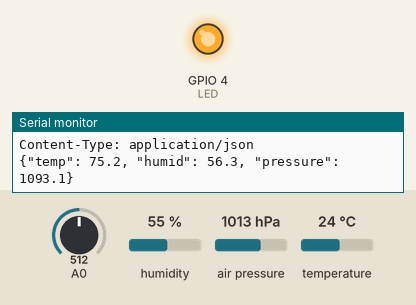
Bench run of a sketch on a simulated ESP8266 (NodeMCU). Shown: output pins drawn as LEDs (lit = HIGH), the last lines printed to the serial monitor. Inputs (shaded band) come from the test bench; at power-on: A0 = 512, humidity 55 %, air pressure 1013 hPa, temperature 24 °C. WiFi joins after 1.5 s; servers stay silent unless stated; uploads are accepted with an empty reply.

Above: at 14.5 s.
At 52.0 s:
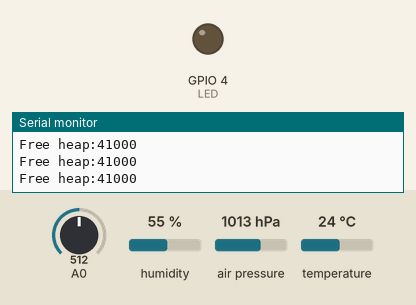
Timing chart, 0 to 59.4 s (numbered marks = the images above):
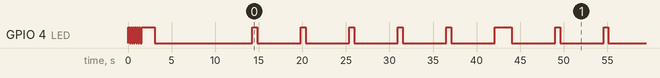

The sketch:

BME280_ESP8266.ino
```cpp
#include <ESP8266WiFi.h>
#include <Wire.h>
#include <ESP.h>
#include <Time.h>
#include "BME280.h"
#include "ambient.h"
#include "SensorCorpus.h"
extern "C" {
#include "user_interface.h"
}
extern void ntp_setup();
extern void ntp_get();

#define LED 4
#define SDA 14
#define SCL 13

const char* ssid = "sakura001";
const char* password = "12345678";

const char* key1 = "6fea67c2-9e3d-4a51-bc35-4dfe82f63436";
const char* key2 = "f07e50be-c695-4e09-a054-69caf09c9334";

const char* session = "6fdf50247708ffec73ab58c0d920ac9e70b5bf008e28eeb5b8849f76c2e6507b";

WiFiClient client;
AMBIENT ambient1(key1, &client);
AMBIENT ambient2(key2, &client);

SensorCorpus *sensorcorpus;

BME280 bme280;

int interval = 0;

void setup()
{
  Serial.print("Free heap:");
  Serial.println(ESP.getFreeHeap(),DEC);

    Serial.begin(115200);
    delay(50);
    Serial.println("Start");
    pinMode(LED, OUTPUT);

    WiFi.begin(ssid, password);

    while (WiFi.status() != WL_CONNECTED) {
      digitalWrite(LED, HIGH);
      delay(125);
      digitalWrite(LED, LOW);
      delay(125);
      digitalWrite(LED, HIGH);
      delay(125);
      digitalWrite(LED, LOW);
      delay(125);
      Serial.print(".");
    }
    digitalWrite(LED, HIGH);
    delay(1500);
    digitalWrite(LED, LOW);

    Serial.println("WiFi connected");
    Serial.print("IP address: ");
    Serial.println(WiFi.localIP());

    sensorcorpus = new SensorCorpus(session, &client);

    ntp_setup();
    ntp_get();

    bme280.begin(SDA, SCL);
    delay(200);
}


void loop()
{
    double temp = 0.0, pressure = 0.0, humid=0.0;
    char tempbuf[8];
    char humidbuf[8];
    char pressurebuf[8];
    char luxbuf[8];

    temp = bme280.readTemperature();
    humid = bme280.readHumidity();
    pressure = bme280.readPressure();

    Serial.print("temp: ");
    Serial.print(temp);
    Serial.print(" DegC,  humid: ");
    Serial.print(humid);
    Serial.print(" %, pressure: ");
    Serial.print(pressure);
    Serial.println(" hPa");

    ftoa(temp, tempbuf);
    ftoa(humid, humidbuf);
    ftoa(pressure, pressurebuf);

    digitalWrite(LED, HIGH);
    ambient1.post("temp", tempbuf, "humid", humidbuf, "pressure", pressurebuf);

    //read tout(analog) port (0-1023)
    uint adc = 0;
    adc = system_adc_read() * 5;
    itoa(adc, luxbuf, 10);
    Serial.println("Illuminance: " + String(adc) + " Lux");
    ambient2.post("temp", tempbuf, "humid", humidbuf, "lux", luxbuf);

    //Send data to SensorCorpus
    sensorcorpus->store("BM280_001_temp", "T", tempbuf);
    sensorcorpus->store("BM280_001_humid", "H", humidbuf);
    sensorcorpus->store("BM280_001_pressure", "PA", pressurebuf);
    sensorcorpus->store("NJL7502_001", "I", luxbuf);
    if (interval == 25) {
      sensorcorpus->send();
    }

    digitalWrite(LED, LOW);
    delay(5000);
    interval += 5;
    if (interval == 30) {
      interval = 0;
    }
}

void ftoa(double val, char *buf) {
  itoa((int)val, buf, 10);
  int i = strlen(buf);
  buf[i++] = '.';
  val = (int)(val * 10) % 10;
  itoa(val, &buf[i], 10);
}
```

BME280.cpp
```cpp
#include "BME280.h"

BME280::BME280() {
}

BME280::~BME280() {
}

void BME280::begin(int sda, int sck) {
  uint8_t osrs_t = 1;             //Temperature oversampling x 1
  uint8_t osrs_p = 1;             //Pressure oversampling x 1
  uint8_t osrs_h = 1;             //Humidity oversampling x 1
  uint8_t mode = 3;               //Normal mode
  uint8_t t_sb = 5;               //Tstandby 1000ms
  uint8_t filter = 0;             //Filter off
  uint8_t spi3w_en = 0;           //3-wire SPI Disable

  uint8_t ctrl_meas_reg = (osrs_t << 5) | (osrs_p << 2) | mode;
  uint8_t config_reg    = (t_sb << 5) | (filter << 2) | spi3w_en;
  uint8_t ctrl_hum_reg  = osrs_h;

  Wire.begin(sda, sck);

  writeReg(0xF2,ctrl_hum_reg);
  writeReg(0xF4,ctrl_meas_reg);
  writeReg(0xF5,config_reg);
  readTrim();                    //
}

double BME280::readTemperature(void) {
  unsigned long int temp_raw;
  signed long int var1, var2;

  int i = 0;
  uint32_t data[8];
  Wire.beginTransmission(BME280_ADDRESS);
  Wire.write(0xfa);
  Wire.endTransmission();
  Wire.requestFrom(BME280_ADDRESS,3);
  while(Wire.available()){
      data[i] = Wire.read();
      i++;
  }
  temp_raw = (data[0] << 12) | (data[1] << 4) | (data[2] >> 4);

  var1 = ((((temp_raw >> 3) - ((signed long int)dig_T1<<1))) * ((signed long int)dig_T2)) >> 11;
  var2 = (((((temp_raw >> 4) - ((signed long int)dig_T1)) * ((temp_raw>>4) - ((signed long int)dig_T1))) >> 12) * ((signed long int)dig_T3)) >> 14;

  t_fine = var1 + var2;

  return ((t_fine * 5 + 128) >> 8) / 100.0;
}

double BME280::readPressure(void) {
  unsigned long int pres_raw;
  signed long int var1, var2;
  unsigned long int P;

  int i = 0;
  uint32_t data[8];
  Wire.beginTransmission(BME280_ADDRESS);
  Wire.write(0xf7);
  Wire.endTransmission();
  Wire.requestFrom(BME280_ADDRESS,3);
  while(Wire.available()){
      data[i] = Wire.read();
      i++;
  }
  pres_raw = (data[0] << 12) | (data[1] << 4) | (data[2] >> 4);

  var1 = (((signed long int)t_fine)>>1) - (signed long int)64000;
  var2 = (((var1>>2) * (var1>>2)) >> 11) * ((signed long int)dig_P6);
  var2 = var2 + ((var1*((signed long int)dig_P5))<<1);
  var2 = (var2>>2)+(((signed long int)dig_P4)<<16);
  var1 = (((dig_P3 * (((var1>>2)*(var1>>2)) >> 13)) >>3) + ((((signed long int)dig_P2) * var1)>>1))>>18;
  var1 = ((((32768+var1))*((signed long int)dig_P1))>>15);
  if (var1 == 0) {
      return 0;
  }
  P = (((unsigned long int)(((signed long int)1048576)-pres_raw)-(var2>>12)))*3125;
  if(P<0x80000000) {
     P = (P << 1) / ((unsigned long int) var1);
  } else {
    P = (P / (unsigned long int)var1) * 2;
  }
  var1 = (((signed long int)dig_P9) * ((signed long int)(((P>>3) * (P>>3))>>13)))>>12;
  var2 = (((signed long int)(P>>2)) * ((signed long int)dig_P8))>>13;
  P = (unsigned long int)((signed long int)P + ((var1 + var2 + dig_P7) >> 4));
  return P / 100.0;
}

double BME280::readHumidity(void) {
  unsigned long int hum_raw;
  signed long int v_x1;

  int i = 0;
  uint32_t data[8];
  Wire.beginTransmission(BME280_ADDRESS);
  Wire.write(0xfd);
  Wire.endTransmission();
  Wire.requestFrom(BME280_ADDRESS,3);
  while(Wire.available()){
      data[i] = Wire.read();
      i++;
  }
  hum_raw  = (data[0] << 8) | data[1];

  v_x1 = (t_fine - ((signed long int)76800));
  v_x1 = (((((hum_raw << 14) -(((signed long int)dig_H4) << 20) - (((signed long int)dig_H5) * v_x1)) +
            ((signed long int)16384)) >> 15) * (((((((v_x1 * ((signed long int)dig_H6)) >> 10) *
            (((v_x1 * ((signed long int)dig_H3)) >> 11) + ((signed long int) 32768))) >> 10) + (( signed long int)2097152)) *
            ((signed long int) dig_H2) + 8192) >> 14));
  v_x1 = (v_x1 - (((((v_x1 >> 15) * (v_x1 >> 15)) >> 7) * ((signed long int)dig_H1)) >> 4));
  v_x1 = (v_x1 < 0 ? 0 : v_x1);
  v_x1 = (v_x1 > 419430400 ? 419430400 : v_x1);
  return (unsigned long int)(v_x1 >> 12) / 1024.0;
}

void BME280::writeReg(uint8_t reg_address, uint8_t data) {
    Wire.beginTransmission(BME280_ADDRESS);
    Wire.write(reg_address);
    Wire.write(data);
    Wire.endTransmission();
}

void BME280::readTrim() {
    uint8_t data[32],i=0;
    Wire.beginTransmission(BME280_ADDRESS);
    Wire.write(0x88);
    Wire.endTransmission();
    Wire.requestFrom(BME280_ADDRESS,24);
    while(Wire.available()){
        data[i] = Wire.read();
        i++;
    }

    Wire.beginTransmission(BME280_ADDRESS);
    Wire.write(0xA1);
    Wire.endTransmission();
    Wire.requestFrom(BME280_ADDRESS,1);
    data[i] = Wire.read();
    i++;

    Wire.beginTransmission(BME280_ADDRESS);
    Wire.write(0xE1);
    Wire.endTransmission();
    Wire.requestFrom(BME280_ADDRESS,7);
    while(Wire.available()){
        data[i] = Wire.read();
        i++;
    }
    dig_T1 = (data[1] << 8) | data[0];
    dig_T2 = (data[3] << 8) | data[2];
    dig_T3 = (data[5] << 8) | data[4];
    dig_P1 = (data[7] << 8) | data[6];
    dig_P2 = (data[9] << 8) | data[8];
    dig_P3 = (data[11]<< 8) | data[10];
    dig_P4 = (data[13]<< 8) | data[12];
    dig_P5 = (data[15]<< 8) | data[14];
    dig_P6 = (data[17]<< 8) | data[16];
    dig_P7 = (data[19]<< 8) | data[18];
    dig_P8 = (data[21]<< 8) | data[20];
    dig_P9 = (data[23]<< 8) | data[22];
    dig_H1 = data[24];
    dig_H2 = (data[26]<< 8) | data[25];
    dig_H3 = data[27];
    dig_H4 = (data[28]<< 4) | (0x0F & data[29]);
    dig_H5 = (data[30] << 4) | ((data[29] >> 4) & 0x0F);
    dig_H6 = data[31];
}
```

BME280.h
```cpp
#ifndef MBED_BME280_H
#define MBED_BME280_H

#include <Wire.h>

#define BME280_ADDRESS 0x76

class BME280
{
public:
  BME280(void);

  virtual ~BME280();

  void begin(int sda, int sck);

  double readTemperature(void);

  double readPressure(void);

  double readHumidity(void);

private:
  signed long int t_fine;

  uint16_t dig_T1;
   int16_t dig_T2;
   int16_t dig_T3;
  uint16_t dig_P1;
   int16_t dig_P2;
   int16_t dig_P3;
   int16_t dig_P4;
   int16_t dig_P5;
   int16_t dig_P6;
   int16_t dig_P7;
   int16_t dig_P8;
   int16_t dig_P9;
   int8_t  dig_H1;
   int16_t dig_H2;
   int8_t  dig_H3;
   int16_t dig_H4;
   int16_t dig_H5;
   int8_t  dig_H6;

  void writeReg(uint8_t reg_address, uint8_t data);
  void readTrim(void);
};

#endif // MBED_BME280_H
```

SensorCorpus.cpp
```cpp
#include <Time.h>
#include "SensorCorpus.h"

#define _DEBUG 1

#if _DEBUG
#define DBG(...) { Serial.print(__VA_ARGS__); }
#define ERR(...) { Serial.print("SensorCorpus:");Serial.print(__VA_ARGS__); }
#else
#define DBG(...)
#define ERR(...)
#endif /* _DBG */


SensorCorpus::SensorCorpus(const char * sid, WiFiClient * c) {
    if (sizeof(sid) > SessionKeySize) {
        ERR("session length too long");
    }
    strcpy(this->session, sid);
    DBG("session id=");
    DBG(session); DBG("\n");

    if(NULL == c) {
        ERR("Socket Pointer is NULL, open a socket.");
    }
    this->client = c;

    data_buf = "";
}

bool
SensorCorpus::store(char *sensorid, char * key, char * value) {

//    DBG("Free heap:");
//    DBG(ESP.getFreeHeap(),DEC);
//    DBG("\n");

    if (data_buf.length() == 0) {
        data_buf = "session=";
        data_buf += session;
        data_buf += "&csv=";
    } else {
        data_buf += "%0A";
    }

    char now[32];
    sprintf(now, ",%d-%02d-%02dT%02d:%02d:%02d%%2B09:00,"
       , year(), month(), day(), hour(), minute(), second());

    data_buf += sensorid;
    data_buf += now;
    data_buf += key;
    data_buf += ",";
    data_buf += value;

//    DBG(data_buf);
//    DBG("\n");
    DBG("Free heap:");
    DBG(ESP.getFreeHeap(),DEC);
    DBG("\n");

    return true;
}

bool
SensorCorpus::send() {

    DBG("Free heap:");
    DBG(ESP.getFreeHeap(),DEC);
    DBG("\n");

    int retry;
    for (retry = 0; retry < MaxRetry; retry++) {
        int ret = this->client->connect(this->Host, this->Port);
        if(ret) {
            break ;
        }
    }
    if(retry == MaxRetry) {
        ERR("Could not connect socket to host\r\n");
        return false;
    }

    char host[32] = {0};
    char contentLen[32] = {0};
    String header = "POST /store/ HTTP/1.1\r\n";

    sprintf(host, "Host: %s\r\n", this->Host);
    sprintf(contentLen, "Content-Length: %d\r\n", data_buf.length());

    header += host;
    header += contentLen;
    header += contentType;

    DBG("sending:\n");
    DBG(header);
    DBG(data_buf);
    DBG("\n");

    int ret;
    ret = this->client->print(header);
    ret = this->client->print(data_buf);
//    ret = this->client->print("\r\n\r\n");
/*
    if (ret == 0) {
        ERR("send failed\n");
        return false;
    }
*/
    this->client->flush();

    DBG("reading response\n");
    if (this->client->available() == false) {
      DBG("waiting\n");
      delay(100);
    }
        if (this->client->available() == false) {
      DBG("waiting\n");
      delay(100);
    }
    if (this->client->available() == false) {
      DBG("waiting\n");
      delay(100);
    }

    while (this->client->available()) {
        String line = this->client->readStringUntil('\r');
#if _DEBUG
        Serial.print(line);
#endif
    }

    this->client->stop();

    data_buf = "";
    DBG("Free heap:");
    DBG(ESP.getFreeHeap(),DEC);
    DBG("\n");
    return true;
}
```

SensorCorpus.h
```cpp
#ifndef SENSORCORPUS_H
#define SENSORCORPUS_H

#include <ESP8266WiFi.h>

class SensorCorpus
{
public:

    SensorCorpus(const char * session, WiFiClient * c);
    bool store(char *sensorid, char * key, char * val);
    bool send();

private:

    static const int SessionKeySize = 80;
    static const int MaxRetry = 5;

    WiFiClient * client;

    char session[SessionKeySize];

    const char* Host = "data.sensorcorpus.net";
    static const int Port = 80;
    const char *contentType = "Content-Type: application/x-www-form-urlencoded\r\n\r\n";

    String data_buf;
};

#endif // SENSORCORPUS_H
```

ambient.cpp
```cpp
#include "ambient.h"

#define _DEBUG 1

#if _DEBUG
#define DBG(...) { Serial.print(__VA_ARGS__); }
#define ERR(...) { Serial.print(__VA_ARGS__); }
#else
#define DBG(...)
#define ERR(...)
#endif /* _DBG */

const char* AMBIENT_HOST = "smaene.info";
int AMBIENT_PORT = 80;

AMBIENT::AMBIENT(const char * channelkey, WiFiClient * c) {
    if (sizeof(channelkey) > AMBIENT_CHANNEL_KEY_SIZE) {
        ERR("channelkey length > AMBIENT_CHANNEL_KEY_SIZE");
    }
    strcpy(this->channelkey, channelkey);

    if(NULL == c) {
        ERR("Socket Pointer is NULL, open a socket.");
    }
    this->client = c;
}

bool
AMBIENT::post(char * key1, char * value1, char * key2, char * value2, char * key3, char * value3) {

    if (key1 == NULL) {
        ERR("Need 1st key-value pair\r\n");
        return false;
    }

    int retry;
    for (retry = 0; retry < AMBIENT_MAX_RETRY; retry++) {
        int ret = this->client->connect(AMBIENT_HOST, AMBIENT_PORT);
        if(ret) {
            break ;
        }
    }
    if(retry == AMBIENT_MAX_RETRY) {
        ERR("Could not connect socket to host\r\n");
        return false;
    }

    char str[256] = {0};
    char header[64] = {0};
    char host[32] = {0};
    char contentLen[32] = {0};
    const char *contentType = "Content-Type: application/json\r\n\r\n";
    char valueData[128] = {0};
    char inChar;

    strcat(valueData, "{\"");
    strcat(valueData, key1);
    strcat(valueData, "\": ");
    strcat(valueData, value1);

    if (key2) {
        strcat(valueData, ", \"");
        strcat(valueData, key2);
        strcat(valueData, "\": ");
        strcat(valueData, value2);
    }

    if (key3) {
        strcat(valueData, ", \"");
        strcat(valueData, key3);
        strcat(valueData, "\": ");
        strcat(valueData, value3);
    }

    strcat(valueData, "}\r\n");

    sprintf(header, "POST /api/v1/%s HTTP/1.1\r\n", this->channelkey);
    sprintf(host, "Host: %s\r\n", AMBIENT_HOST);
    sprintf(contentLen, "Content-Length: %d\r\n", strlen(valueData));
    sprintf(str, "%s%s%s%s%s", header, host, contentLen, contentType, valueData);

    DBG("sending:\n");
    DBG(str);

    int ret;
    ret = this->client->print(str);
    if (ret == 0) {
        ERR("send failed\n");
        return false;
    }

    while (this->client->available()) {
      inChar = this->client->read();
#if _DEBUG
      Serial.write(inChar);
#endif
    }

    this->client->stop();

    return true;
}
```

ambient.h
```cpp
#ifndef AMBIENT_H
#define AMBIENT_H

#include <ESP8266WiFi.h>

#define AMBIENT_CHANNEL_KEY_SIZE 40
#define AMBIENT_MAX_RETRY 5

class AMBIENT
{
public:

    AMBIENT(const char * channelkey, WiFiClient * c);

    bool post(char * key1 = NULL, char * val1 = NULL, char * key2 = NULL, char * val2 = NULL, char * key3 = NULL, char * val3 = NULL);

private:

    WiFiClient * client;
    char channelkey[AMBIENT_CHANNEL_KEY_SIZE];

};

#endif // AMBIENT_H
```

Source omitted: ntp.cpp (4662 bytes)

Measured:
- by itself, GPIO 4 (LED): HIGH → LOW at 0.18 s, → HIGH 0.13 s later, → LOW 0.13 s later, → HIGH 0.13 s later, … (54 changes in this stretch)
- by itself, everything shown: repeats every 34.7 s, in 12 steps
